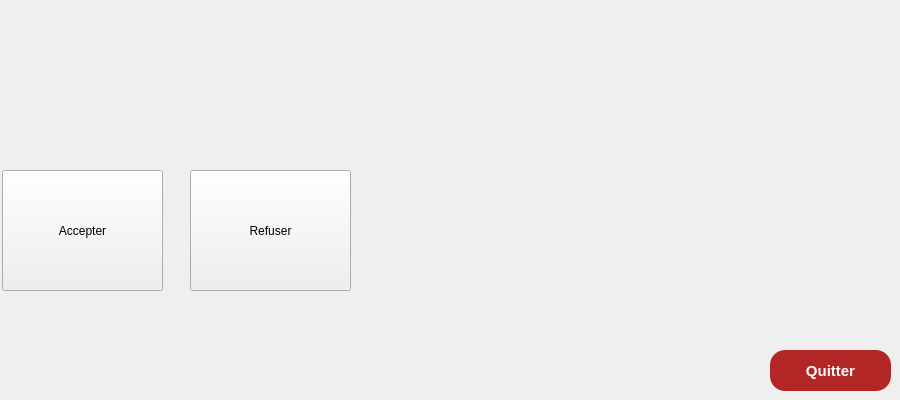
        <widget class="QWidget" name="tab_12">
         <attribute name="title">
          <string>Arduino</string>
         </attribute>
         <widget class="QLabel" name="label_19">
          <property name="geometry">
           <rect>
            <x>200</x>
            <y>120</y>
            <width>151</width>
            <height>20</height>
           </rect>
          </property>
          <property name="text">
           <string/>
          </property>
         </widget>
         <widget class="QPushButton" name="pushButton_2">
          <property name="geometry">
           <rect>
            <x>2</x>
            <y>170</y>
            <width>161</width>
            <height>121</height>
           </rect>
          </property>
          <property name="text">
           <string>Accepter</string>
          </property>
         </widget>
         <widget class="QPushButton" name="pushButton_3">
          <property name="geometry">
           <rect>
            <x>190</x>
            <y>170</y>
            <width>161</width>
            <height>121</height>
           </rect>
          </property>
          <property name="text">
           <string>Refuser</string>
          </property>
         </widget>
         <widget class="QPushButton" name="Quitter">
          <property name="geometry">
           <rect>
            <x>770</x>
            <y>350</y>
            <width>121</width>
            <height>41</height>
           </rect>
          </property>
          <property name="font">
           <font>
            <family>Arial</family>
            <pointsize>-1</pointsize>
            <weight>75</weight>
            <bold>true</bold>
           </font>
          </property>
          <property name="styleSheet">
           <string notr="true">QPushButton {
color: #fff;
background:#b22626;
border-radius: 15px;
font-size:15px;
font-family:Arial, Helvetica, sans-serif;
}
QPushButton:hover {
color:#fff;
border:15px;
background:#6a1616;
}</string>
          </property>
          <property name="text">
           <string>Quitter</string>
          </property>
         </widget>
        </widget>
